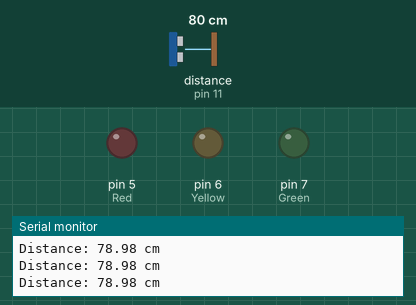
Bench run of a sketch on a simulated Arduino Uno, built with avr-gcc and run on an emulated ATmega328P. Parts: output pins drawn as LEDs (lit = HIGH), the last lines printed to the serial monitor. Wiring (inferred from the names in the program): ultrasonic range finder: trigger pin 12; echo pin 11. The test bench sets the inputs (shaded band); at power-on: distance to the obstacle (sensor on pin 11) 80 cm. The echo pulse lasts 58.3 µs per cm; pins used as bus, display or sensor lines are not drawn.

Above: at 1.2 s.
1.3 s: distance to the obstacle (sensor on pin 11) set to 56 cm
4.3 s: distance to the obstacle (sensor on pin 11) set to 47 cm
At 4.7 s:
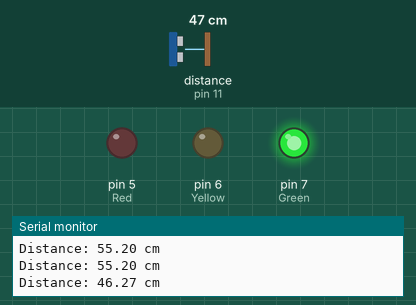
7.3 s: distance to the obstacle (sensor on pin 11) set to 27 cm
10.3 s: distance to the obstacle (sensor on pin 11) set to 23 cm
At 10.7 s:
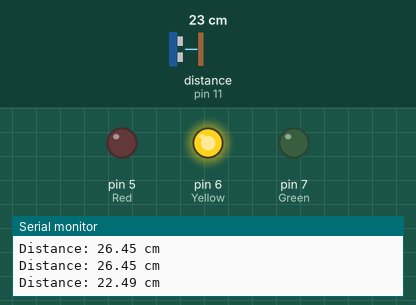
13.3 s: distance to the obstacle (sensor on pin 11) set to 12 cm
16.3 s: distance to the obstacle (sensor on pin 11) set to 9 cm
At 16.8 s:
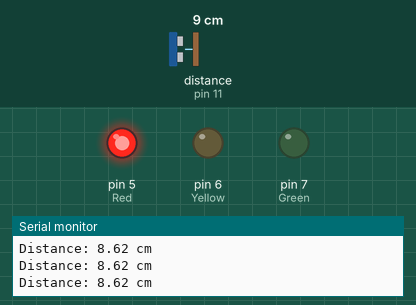
Timing chart, 0 to 18.8 s (numbered marks = the images above; inputs shaded):
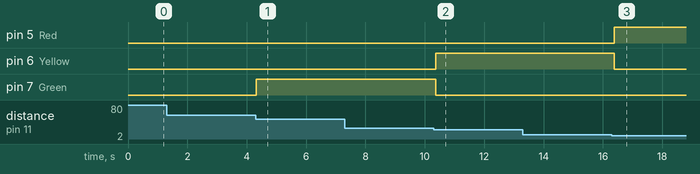

The sketch:

super_crift_esboo1.ino
```cpp
#define TRIG 12
#define ECHO 11
#define Red 5
#define Yellow 6
#define Green 7

void setup() {
  Serial.begin(9600);
  pinMode(TRIG, OUTPUT);
  pinMode(ECHO, INPUT);
  pinMode(Red, OUTPUT);
  pinMode(Yellow, OUTPUT);
  pinMode(Green, OUTPUT);
}

void loop() {
  digitalWrite(TRIG, LOW);
  delayMicroseconds(2);
  digitalWrite(TRIG, HIGH);
  delayMicroseconds(10);
  digitalWrite(TRIG, LOW);

  long duration = pulseIn(ECHO, HIGH);

  float distance = duration * 0.034 / 2;

  Serial.print("Distance: ");
  Serial.print(distance);
  Serial.println(" cm");
  if (distance > 25 && distance < 50) {
    digitalWrite(Green, HIGH);
    delay(500);
    digitalWrite(Green, LOW);
    digitalWrite(Red, LOW);
  }
  if (distance > 10 && distance <= 25) {
    digitalWrite(Yellow, HIGH);
    delay(500);
    digitalWrite(Yellow, LOW);
    digitalWrite(Red, LOW);
  }
  if (distance <= 10) {
    digitalWrite(Red, HIGH);
  }

}
```

Measured:
- the behaviour switches between 51 and 50 cm on distance to the obstacle (sensor on pin 11) (found by bisection; images 0 and 1)
- the behaviour switches between 26 and 25 cm on distance to the obstacle (sensor on pin 11) (found by bisection; images 1 and 2)
- the behaviour switches between 11 and 10 cm on distance to the obstacle (sensor on pin 11) (found by bisection; images 2 and 3)
- after the input at 4.3 s, pin 7 (Green): LOW → HIGH at once
- after the input at 10.3 s, pin 6 (Yellow): LOW → HIGH after 0.06 s; pin 7 (Green): HIGH → LOW after 0.06 s
- after the input at 16.3 s, pin 5 (Red): LOW → HIGH after 0.09 s; pin 6 (Yellow): HIGH → LOW after 0.09 s
